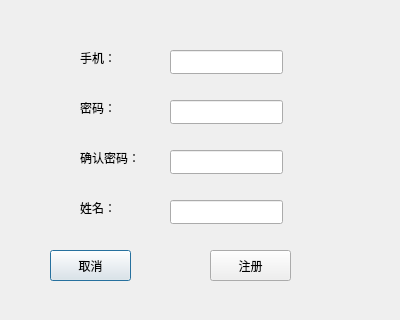
<?xml version="1.0" encoding="UTF-8"?>
<ui version="4.0">
 <class>RegisterDialog</class>
 <widget class="QDialog" name="RegisterDialog">
  <property name="geometry">
   <rect>
    <x>0</x>
    <y>0</y>
    <width>400</width>
    <height>320</height>
   </rect>
  </property>
  <property name="windowTitle">
   <string>Dialog</string>
  </property>
  <widget class="QLabel" name="PhoneLabel">
   <property name="geometry">
    <rect>
     <x>80</x>
     <y>50</y>
     <width>59</width>
     <height>16</height>
    </rect>
   </property>
   <property name="text">
    <string>手机：</string>
   </property>
  </widget>
  <widget class="QLabel" name="pwdLabel">
   <property name="geometry">
    <rect>
     <x>80</x>
     <y>100</y>
     <width>59</width>
     <height>16</height>
    </rect>
   </property>
   <property name="text">
    <string>密码：</string>
   </property>
  </widget>
  <widget class="QLabel" name="pwdLabel1">
   <property name="geometry">
    <rect>
     <x>80</x>
     <y>150</y>
     <width>59</width>
     <height>16</height>
    </rect>
   </property>
   <property name="text">
    <string>确认密码：</string>
   </property>
  </widget>
  <widget class="QLabel" name="EmailLabel">
   <property name="geometry">
    <rect>
     <x>80</x>
     <y>200</y>
     <width>59</width>
     <height>16</height>
    </rect>
   </property>
   <property name="text">
    <string>姓名：</string>
   </property>
  </widget>
  <widget class="QLineEdit" name="PhoneLineEdit">
   <property name="geometry">
    <rect>
     <x>170</x>
     <y>50</y>
     <width>113</width>
     <height>24</height>
    </rect>
   </property>
  </widget>
  <widget class="QLineEdit" name="pwdLineEdit1">
   <property name="geometry">
    <rect>
     <x>170</x>
     <y>100</y>
     <width>113</width>
     <height>24</height>
    </rect>
   </property>
  </widget>
  <widget class="QLineEdit" name="pwdLineEdit2">
   <property name="geometry">
    <rect>
     <x>170</x>
     <y>150</y>
     <width>113</width>
     <height>24</height>
    </rect>
   </property>
  </widget>
  <widget class="QLineEdit" name="EmailLineEdit">
   <property name="geometry">
    <rect>
     <x>170</x>
     <y>200</y>
     <width>113</width>
     <height>24</height>
    </rect>
   </property>
  </widget>
  <widget class="QPushButton" name="CancelBtn">
   <property name="geometry">
    <rect>
     <x>50</x>
     <y>250</y>
     <width>81</width>
     <height>31</height>
    </rect>
   </property>
   <property name="text">
    <string>取消</string>
   </property>
  </widget>
  <widget class="QPushButton" name="OKBtn">
   <property name="geometry">
    <rect>
     <x>210</x>
     <y>250</y>
     <width>81</width>
     <height>31</height>
    </rect>
   </property>
   <property name="text">
    <string>注册</string>
   </property>
  </widget>
 </widget>
 <resources/>
 <connections/>
</ui>
